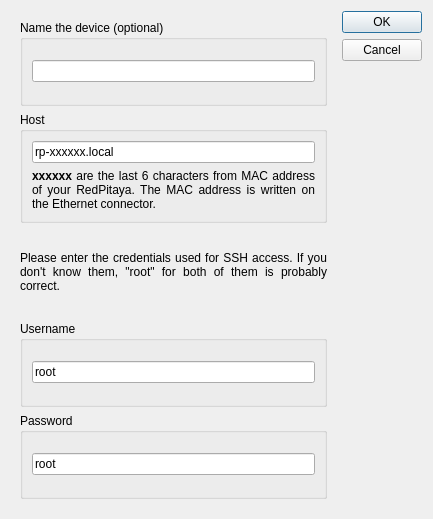
<?xml version="1.0" encoding="UTF-8"?>
<ui version="4.0">
 <class>NewDeviceDialog</class>
 <widget class="QDialog" name="NewDeviceDialog">
  <property name="geometry">
   <rect>
    <x>0</x>
    <y>0</y>
    <width>433</width>
    <height>519</height>
   </rect>
  </property>
  <property name="windowTitle">
   <string>Dialog</string>
  </property>
  <layout class="QHBoxLayout" name="horizontalLayout">
   <item>
    <widget class="QWidget" name="newDeviceDialogCenter" native="true">
     <layout class="QHBoxLayout" name="horizontalLayout_3">
      <item>
       <layout class="QVBoxLayout" name="verticalLayout">
        <item>
         <widget class="QGroupBox" name="groupBox_4">
          <property name="title">
           <string>Name the device (optional)</string>
          </property>
          <layout class="QVBoxLayout" name="verticalLayout_5">
           <item>
            <widget class="QLineEdit" name="deviceName"/>
           </item>
          </layout>
         </widget>
        </item>
        <item>
         <widget class="QGroupBox" name="groupBox">
          <property name="title">
           <string>Host</string>
          </property>
          <layout class="QVBoxLayout" name="verticalLayout_2">
           <item>
            <widget class="QLineEdit" name="host">
             <property name="text">
              <string>rp-xxxxxx.local</string>
             </property>
            </widget>
           </item>
           <item>
            <widget class="QLabel" name="label_2">
             <property name="text">
              <string>&lt;html&gt;&lt;head/&gt;&lt;body&gt;&lt;p&gt;&lt;span style=&quot; font-weight:600;&quot;&gt;xxxxxx&lt;/span&gt; are the last 6 characters from MAC address of your RedPitaya. The MAC address is written on the Ethernet connector.&lt;/p&gt;&lt;/body&gt;&lt;/html&gt;</string>
             </property>
             <property name="alignment">
              <set>Qt::AlignJustify|Qt::AlignVCenter</set>
             </property>
             <property name="wordWrap">
              <bool>true</bool>
             </property>
            </widget>
           </item>
          </layout>
         </widget>
        </item>
        <item>
         <widget class="QLabel" name="label">
          <property name="text">
           <string>Please enter the credentials used for SSH access. If you don't know them, &quot;root&quot; for both of them is probably correct.</string>
          </property>
          <property name="alignment">
           <set>Qt::AlignJustify|Qt::AlignVCenter</set>
          </property>
          <property name="wordWrap">
           <bool>true</bool>
          </property>
         </widget>
        </item>
        <item>
         <widget class="QGroupBox" name="groupBox_2">
          <property name="title">
           <string>Username</string>
          </property>
          <layout class="QVBoxLayout" name="verticalLayout_3">
           <item>
            <widget class="QLineEdit" name="username">
             <property name="text">
              <string>root</string>
             </property>
            </widget>
           </item>
          </layout>
         </widget>
        </item>
        <item>
         <widget class="QGroupBox" name="groupBox_3">
          <property name="title">
           <string>Password</string>
          </property>
          <layout class="QVBoxLayout" name="verticalLayout_4">
           <item>
            <widget class="QLineEdit" name="password">
             <property name="text">
              <string>root</string>
             </property>
            </widget>
           </item>
          </layout>
         </widget>
        </item>
       </layout>
      </item>
     </layout>
    </widget>
   </item>
   <item>
    <widget class="QDialogButtonBox" name="buttonBox">
     <property name="orientation">
      <enum>Qt::Vertical</enum>
     </property>
     <property name="standardButtons">
      <set>QDialogButtonBox::Cancel|QDialogButtonBox::Ok</set>
     </property>
    </widget>
   </item>
  </layout>
 </widget>
 <resources/>
 <connections>
  <connection>
   <sender>buttonBox</sender>
   <signal>accepted()</signal>
   <receiver>NewDeviceDialog</receiver>
   <slot>accept()</slot>
   <hints>
    <hint type="sourcelabel">
     <x>248</x>
     <y>254</y>
    </hint>
    <hint type="destinationlabel">
     <x>157</x>
     <y>274</y>
    </hint>
   </hints>
  </connection>
  <connection>
   <sender>buttonBox</sender>
   <signal>rejected()</signal>
   <receiver>NewDeviceDialog</receiver>
   <slot>reject()</slot>
   <hints>
    <hint type="sourcelabel">
     <x>316</x>
     <y>260</y>
    </hint>
    <hint type="destinationlabel">
     <x>286</x>
     <y>274</y>
    </hint>
   </hints>
  </connection>
  <connection>
   <sender>buttonBox</sender>
   <signal>accepted()</signal>
   <receiver>NewDeviceDialog</receiver>
   <slot>add_new_device()</slot>
   <hints>
    <hint type="sourcelabel">
     <x>264</x>
     <y>102</y>
    </hint>
    <hint type="destinationlabel">
     <x>158</x>
     <y>171</y>
    </hint>
   </hints>
  </connection>
 </connections>
 <slots>
  <slot>add_new_device()</slot>
  <slot>slot2()</slot>
 </slots>
</ui>
